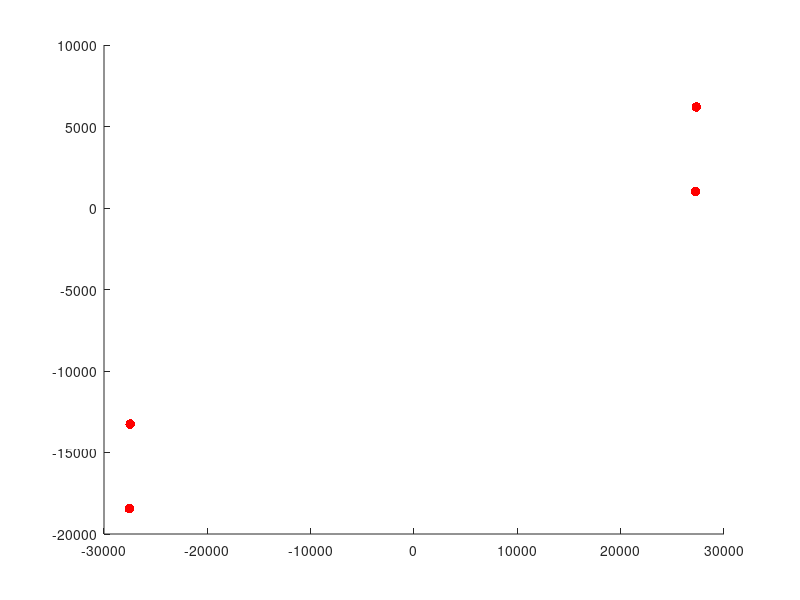

MATLAB code to generate this figure: (Note: this script raises an error after producing the figure.)
clear; close; clc;
%% Material Properties
fc = -7; % ksi; Compressive Strength
fy = 60*1.25; % ksi; Yielding Strength of Concrete
Es = 29000; % ksi; Elastic Modulus
ecu = -0.003; % -; Concrete Max Compressive Strain ACI 318-19
beta1 = max(0.65, min(0.9, 0.85-0.05*(-fc-4))); % Factor for equiv. block
beta2 = 0.85; % Factor for max compressive strength for equiv. block
%% Dimensions
% Please refer to figures
bf = 260; % Top Flange Width 
tf = 28; % Thickness of Top Flange
bw1 = 28; % Width of Web 1
tw1 = 140; % Height of Web 1
bw2 = 28; % Width of Web 2
tw2 = 140; % Height of Web 2
% Total dimensions
flange1 = (bf+tw1+tw2); % Total Width of Top Flange
flange2 = (bw1+bw2); % Total Width of 'Top' Flange when direction reverses
ttotal = tw2; % Total height of core wall
% Spacings and Centroid
spacing = [14, 35, 105]; % Spacing of the rebars
Ytop = 43.037; % Centroid of the section
%% Plotting
figure(1); hold on;
colors = [	"#0072BD",	"#D95319",	"#EDB120", "#4DBEEE","#77AC30", "#A2142F"]; % Plotting
k = -1; % Plotting Positive and Negative Moments
j = 1; % Color Counter
c_ratios = [0,0.05, 0.1,0.15,0.2]; % For Neutral Axis Lines 
steel_ratios = (0.006:0.002:0.016); % Steel Ratios to run through

% Demands
Pu = [6199  -13256  1006  -18449];
Mu = [27322  -27460  27243  -27540]; 
scatter(Mu,Pu,50,'r','filled','DisplayName','MU_{NS} Demands')

% steel_ratios = 0.0125;
for rho = steel_ratios 
    As = [bf*tf*rho, bw1*tw1*rho, bw2*tw2*rho]; % Calculates the area of steel per section
    for offset = [0, ttotal] % Flips between top and bottom 
        d = abs(offset - spacing); % Recalculates spacing
        centroid_Y = abs(offset - Ytop); % Recalculates Centroid
        i = 1; % Neutral Axis counter
        Pn = []; % Resets ! Important since Pn & Mn ...
        Mn = []; % will have different lengths but uses the same variable
        cmax = abs(offset-tf)/beta1; % Calculates the distance that excludes flanges
        for c = 0:0.1:cmax % Neutral Axis incrementor
            a = beta1*c; % Equivalent block height
            es = ecu/c*(c-d); % Strain at every steel layer
            fs = min(max(Es*es,-fy),fy); % Stress at every steel layer
            Fs = As.*fs; % Force at every steel layer
            if offset == 0; L = flange1; else; L = flange2; end % Changes the flange width
            Fc = a*L*(beta2*fc);% Force developed by the concrete equivalent block
            P = Fc + sum(Fs); % Total resisted axial force
            M = -Fc*(centroid_Y - a/2) + sum(Fs .* (d-centroid_Y)); % Moment in section
            et = ecu/c*(c-ttotal); % Strain at extreme concrete fiber
            phi = max(0.65, min(0.90, 0.65+(et-0.002)*250/3)); % capacity factor
%             phi = 1;
            Pn(i) = phi*P; % Factored Axial capacity
            Mn(i) = phi*M/12; % Factored moment Capacity /12 for feet
            i = i +1; % Increment neutral axis counter
        end
        plt = plot(k*Mn,Pn,'DisplayName',"\rho =" + rho,"Color",colors(j)); % Plot
        if k == 1; plt.HandleVisibility = 'on'; else;  plt.HandleVisibility = 'off'; end % Legend
        k = k*-1; % Flips between positive and negative plotting
%         for i = 1:4
%             [~, idx] = min(abs(Pu(i)-Pn));
%             P = Pn(idx);
%             disp("For LC " + i );
%             disp("The maximum probable moment is "+ sprintf("%g",k*Mn(idx)) +" kip ft");
%             disp("The omega for this LC is " +k*Mn(idx)/Mu(i));
% %             end
%         end
    end
    j = j +1; % Increment Color 
end

% Plot Settings
set(gcf,'Position',[0,0,1000,600]);
xlabel('Design Moment \phiMn [kip-ft]');
ylabel('Design Axial Load \phiPn [kip]');
set (gca,'Ydir','reverse');
xline(0,'HandleVisibility','off');
yline(0,'HandleVisibility','off');
legend('Location','Best');
grid on; grid minor;
% xlim([-2*10^5, 2*10^5])
title("PM Interaction Diagram for Core Wall (Earthquake in the EW Direction)");
